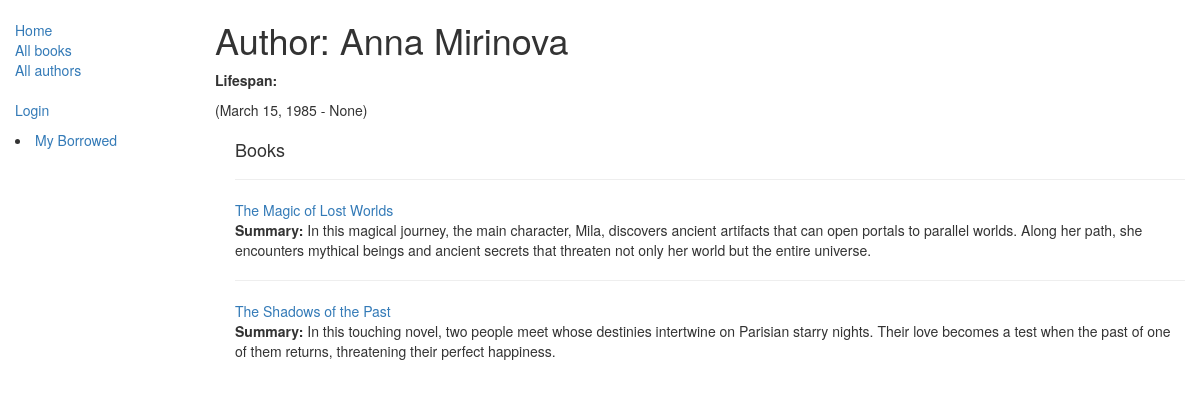
The app's page /catalog/author/1 with its own data.
### catalog/models.py (models this page shows, shortened)
class Author(models.Model):
    first_name = models.CharField(max_length=100)
    last_name = models.CharField(max_length=100)
    date_of_birth = models.DateField(null=True, blank=True)
    date_of_death = models.DateField('Died', null=True, blank=True)

class Book(models.Model):
    title = models.CharField(max_length=200)
    author = models.ForeignKey('Author', on_delete=models.SET_NULL, null=True)
    summary = models.TextField(max_length=1000, help_text="Enter a brief description of the book")
    isbn = models.CharField('ISBN', max_length=13,
                            help_text='13 Character <a href="https://www.isbn-international.org/content/what-isbn">ISBN number</a>')
    genre = models.ManyToManyField(Genre, help_text="Select a genre for this book")
    language = models.ForeignKey('Language', on_delete=models.SET_NULL, null=True)
    def get_absolute_url(self):
        return reverse('book-detail', args=[str(self.id)])
    def display_genre(self):
        return ', '.join([genre.name for genre in self.genre.all()[:3]])
    display_genre.short_description = 'Genre'

### catalog/views.py (the view)
# urls.py: re_path(r'^author/(?P<pk>\d+)$', views.AuthorDetailView.as_view(), name='author-detail'),
class AuthorDetailView(generic.DetailView):
    model = Author

### catalog/templates/catalog/author_detail.html
{% extends "base_generic.html" %}
{% block content %}
  <h1>Author: {{ author.first_name }} {{ author.last_name }}</h1>
  <p><strong>Lifespan:</strong> <p>({{ author.date_of_birth }} - {{ author.date_of_death }})</p></p>
  <div style="margin-left:20px;margin-top:20px">
    <h4>Books</h4>
    {% for book in author.book_set.all %}
    <hr>
    <a href="{{ book.get_absolute_url }}">{{ book.title }}</a>
    <p><strong>Summary:</strong> {{book.summary}}</p>
    {% endfor %}
  </div>
{% endblock %}

### records on screen
Author: first_name "Anna", last_name "Mirinova", date_of_birth "March 15, 1985", date_of_death "None"
Book: title "The Magic of Lost Worlds", summary "In this magical journey, the main character, Mila, discovers ancient artifacts that can open portals to parallel worlds. Along her path, she encounters mythical beings and ancient secrets that threaten not only her world but the entire universe."
Book: title "The Shadows of the Past", summary "In this touching novel, two people meet whose destinies intertwine on Parisian starry nights. Their love becomes a test when the past of one of them returns, threatening their perfect happiness."
